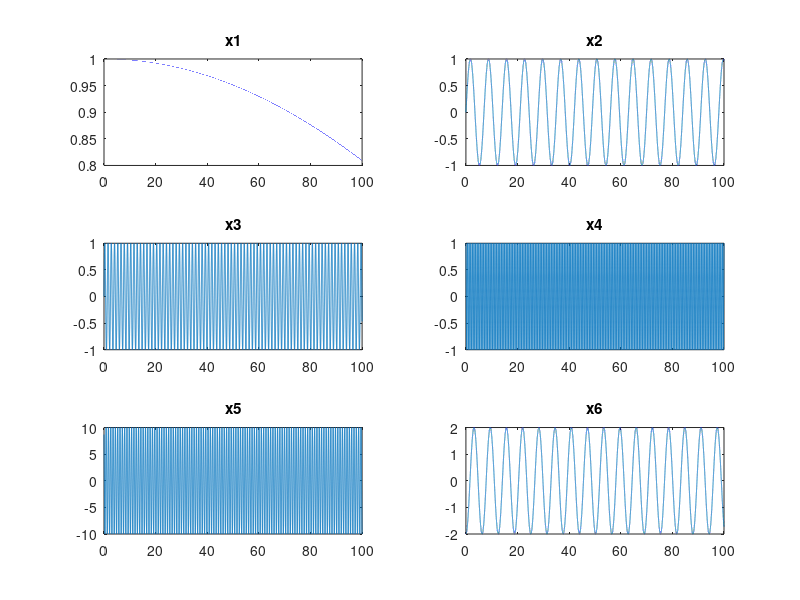

Here is the MATLAB script that generated this plot:
% Plot all the given signals and comment on their output for periodicity writing common
% MATLAB code.
% (1). x1 = cos((pi*0.002)*n);
% (2). x2 = sin((30*pi/105)*n);
% (3). x3 = sin(5*n);
% (4). x4 = cos((32*pi/10)*n);
% (5). x5 = 10*cos((7)*n + (pi/6));
% (6). x6 = 2*(cos(n-pi) + 1i*sin(n-pi));

clc;
clear;

% Time specifications:
Fs = 1000;                    % samples per second or Sampling frequency
dn = 1/Fs;                    % seconds per sample
stop = 100;                   % seconds
n = 0:dn:stop;                % seconds

% Waves:

x1 = cos((pi*0.002)*n);
x2 = sin((30*pi/105)*n);
x3 = sin(5*n);
x4 = cos((32*pi/10)*n);
x5 = 10*cos((7)*n + (pi/6));
x6 = 2*(cos(n-pi) + 1i*sin(n-pi));

figure;

subplot(3,2,1);
plot(n, x1);
title('x1');

subplot(3,2,2);
plot(n, x2);
title('x2');

subplot(3,2,3);
plot(n, x3);
title('x3');

subplot(3,2,4);
plot(n, x4);
title('x4');

subplot(3,2,5);
plot(n, x5);
title('x5');

subplot(3,2,6);
plot(n, x6);
title('x6');
